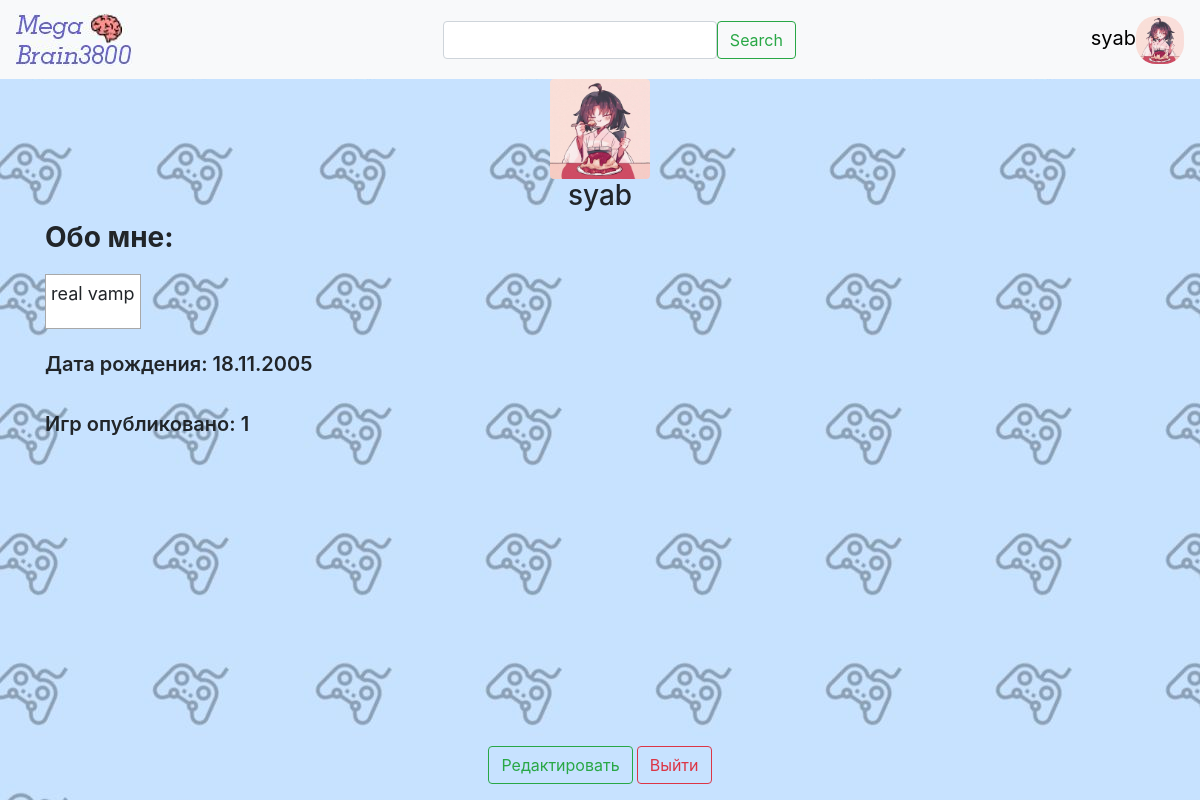
Page /profile (signed in) on the committed database.
### data/users.py (models this page shows, shortened)
class User(SqlAlchemyBase, UserMixin, SerializerMixin):
    __tablename__ = 'users'
    id = sqlalchemy.Column(sqlalchemy.Integer,
                           primary_key=True, autoincrement=True)
    icon = sqlalchemy.Column(sqlalchemy.String, nullable=True)
    nickname = sqlalchemy.Column(sqlalchemy.String, nullable=True)
    email = sqlalchemy.Column(sqlalchemy.String,
                              index=True, unique=True, nullable=True)
    hashed_password = sqlalchemy.Column(sqlalchemy.String, nullable=True)
    created_date = sqlalchemy.Column(sqlalchemy.DateTime, default=datetime.datetime.now)
    about = sqlalchemy.Column(sqlalchemy.String, nullable=True)
    birthday = sqlalchemy.Column(sqlalchemy.String, nullable=True)
    is_administrator = sqlalchemy.Column(sqlalchemy.Boolean, default=False)
    games = orm.relation('Game', back_populates='user')

### main.py (the view)
@app.route('/profile')
def profile():
    search = SearchForm()
    db_sess = db_session.create_session()
    user = db_sess.query(User).filter(User.id == current_user.id).first()
    games_qty = db_sess.query(Game).filter(Game.user_id == current_user.id).all()
    return render_template('profile.html', title='Профиль', search=search, user=user, games_qty=len(games_qty))

### forms/search.py
class SearchForm(FlaskForm):
    text = StringField('')
    submit = SubmitField('Search')

### data/db_session.py (called while the page is built)
def create_session() -> Session:
    global __factory
    return __factory()

### main.py (called while the page is built)
@login_manager.user_loader
def load_user(user_id):
    db_sess = db_session.create_session()
    return db_sess.query(User).get(user_id)

### templates/profile.html
{% extends "base.html" %}
{% block content %}
    {% if user.icon %}
        <img src='{{ user.icon }}' class="rounded mx-auto d-block" width="100" height="100" id="photo" name="file">
    {% else %}
        <img src='{{ url_for("static", filename="img/user-icon.png") }}' class="rounded mx-auto d-block" width="100" height="100" id="photo" name="file">
    {% endif %}
    <div class="information">
        <h3 class='text-center'>{{ current_user.nickname }}</h3>
        <h3 style="font-weight: 700;">Обо мне:</h3>
        <div class="about">
            <p style="font-weight: normal;">{{ current_user.about }}</p>
        </div>
        <div class="birthday">
            <p>Дата рождения: {{ current_user.birthday }}</p>
        </div>
        <p class="games-qty">Игр опубликовано: {{ games_qty }}</p>
        <p class="fixed-bottom text-center">
            <a type="button" class="btn btn-outline-success" href="/edit_profile">Редактировать</a>
            <a type="button" class="btn btn-outline-danger" href="/logout">Выйти</a>
        </p>
    </div>
{% endblock %}

### templates/base.html (shortened to what this page needs)
<!doctype html>
<html lang="en">
<head>
    <link rel="stylesheet"
          href="https://stackpath.bootstrapcdn.com/bootstrap/4.4.1/css/bootstrap.min.css"
>
    <link href="{{ url_for('static', filename='css/style.css') }}" rel="stylesheet" type="text/css">
</head>
<body bgcolor='#c7e2ff'>
<header>
    <nav class="navbar navbar-light bg-light">
        <a class="navbar-brand" href="/"><img src="../static/img/logo.jpg" alt=""></a>
        <form class="row align-items-center" action="" method="post">
            <span>{{ search.text(class='form-control') }}</span>
            {{ search.submit(class="btn btn-outline-success", type='submit') }}
        </form>
        {% if current_user.is_authenticated: %}
            {% if current_user.icon %}
                <div class="profile">
                    <img src='{{ current_user.icon }}' width="48" height="48" style="float: right; border-radius: 20px;" class="icon">
                    <a class='user-name' style="display: flex; text-decoration: none; color: #000; font-size: 20px; justify-content: center; margin-top: 7px; margin-right: 7px;" href="/profile">{{ current_user.nickname }}</a>
                </div>
            {% endif %}
        {% else %}
            <p>
            <a class="btn btn-outline-secondary" href="/register">Registration</a>
            <a class="btn btn-outline-secondary " href="/login">Log in</a>
        </p>
        {% endif %}
    </nav>
</header>
<main role="main" class="container">
    {% block content %}{% endblock %}
</main>
</body>
</html>

### static/css/style.css (style rules this page uses)
body { background-color: #c7e2ff; background-image: url('../img/background.jpg'); }
.information { font-weight: 600; }
.about { margin-top: 20px; border: 1px solid rgb(168, 168, 168); background-color: rgb(255, 255, 255); width: max-content; font-size: 18px; padding: 5px; }
.birthday { font-size: 20px; margin-top: 20px; }
.games-qty { margin-top: 30px; font-size: 20px; }

### rows in the picture
User: icon (picture), nickname "syab", about "real vamp", birthday "18.11.2005"

### other values in the picture
{{ games_qty }} "1"
